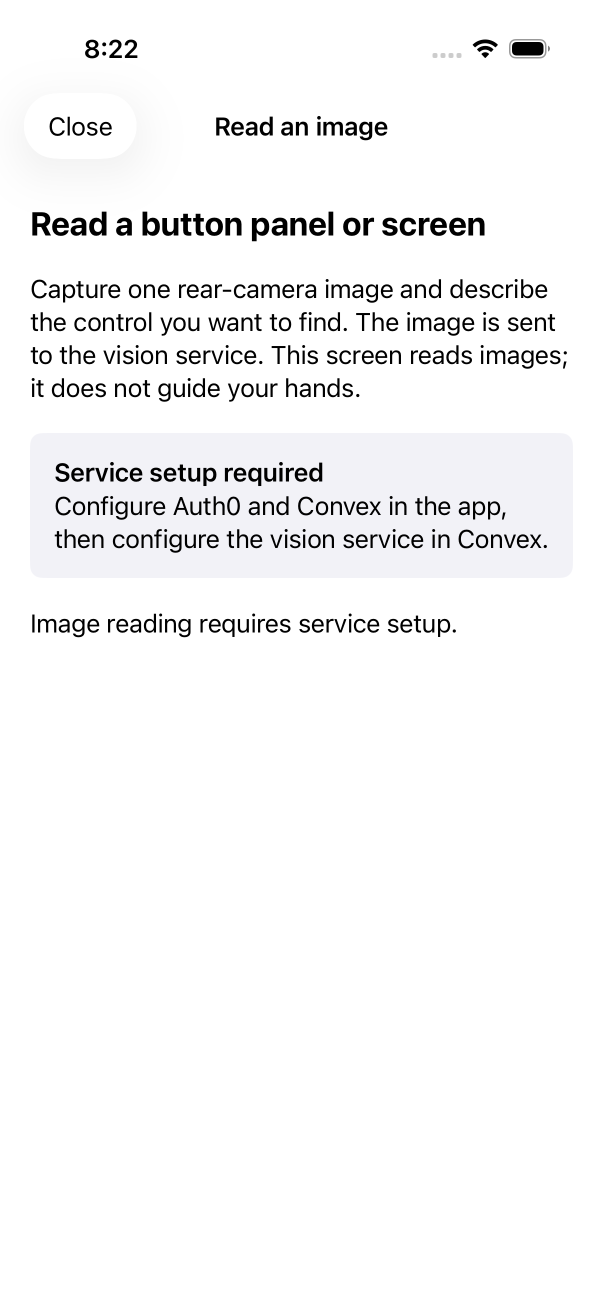
#> input picture ios/Validation/Evidence/2026-10-24-native-r1-r3/image-reader-setup.png, 1206 x 2622 px (shown at 1/2 size)
$ python -i visual_tracker.py   (imports and definitions only)
#> lines starting #> are read from the running program, lines starting #| are printed output that depends on the picture
"""Conservative planar reference-to-current matching for a 2D visual experiment.

Never integrates incremental transforms or extrapolates a lost target. No guidance API.
"""
from dataclasses import dataclass
import math

import cv2
import numpy as np
from PIL import Image

from .live_camera import pixel_box


def thumbnail_size(width, height, max_edge=960):
    """Pillow Image.thumbnail's output size, so fast resizing keeps the established geometry."""
    if max_edge >= width and max_edge >= height:
        return width, height
    aspect = width / height
    x = y = max_edge

    def round_aspect(number, key):
        return max(min(math.floor(number), math.ceil(number), key=key), 1)
    if x / y >= aspect:
        x = round_aspect(y * aspect, key=lambda n: abs(aspect - n / y))
    else:
        y = round_aspect(x / aspect, key=lambda n: 0 if n == 0 else abs(aspect - x / n))
    return x, y


def working_image(image: Image.Image, max_edge=960) -> Image.Image:
    size = thumbnail_size(*image.size, max_edge)
    if size == image.size:
        return image.convert('RGB') if image.mode != 'RGB' else image.copy()
    rgb = np.asarray(image.convert('RGB') if image.mode != 'RGB' else image)
    return Image.fromarray(cv2.resize(rgb, size, interpolation=cv2.INTER_AREA))


@dataclass
class Match:
    polygon: np.ndarray | None
    reason: str
    inliers: int = 0
    correlation: float = 0.0


class ReferenceTracker:
    """Immutable selected reference plus surrounding context; match anew on every frame."""
    # [92 lines left out: functions __init__, _ratio, locate, not called in this run]

>>> from PIL import Image
>>> picture = Image.open('../../ios/Validation/Evidence/2026-10-24-native-r1-r3/image-reader-setup.png')
#> picture is the input picture: PIL image 1206x2622 RGB; mean R, G, B 245.7, 245.7, 246.2
>>> result = working_image(picture)
#> in working_image, `return Image.fromarray(cv2.resize(rgb, size, interpolation=cv2.INTER_A..`:
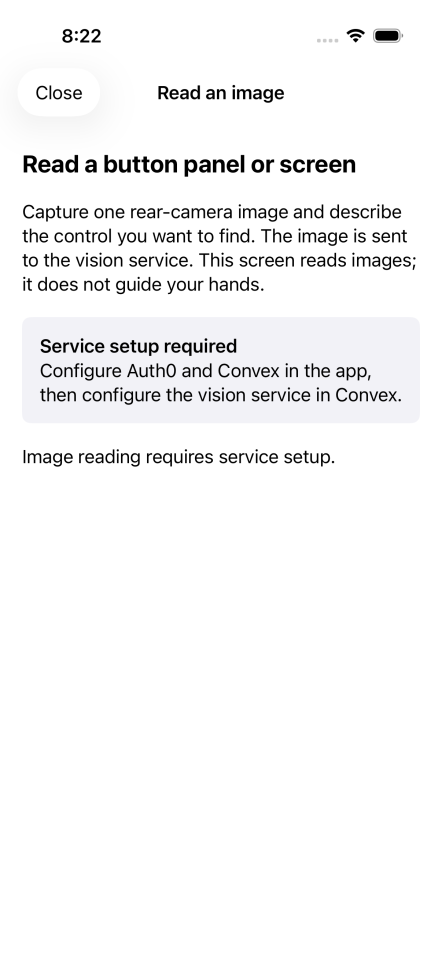
#> returned value: PIL image 442x960 RGB; mean R, G, B 245.7, 245.7, 246.2
